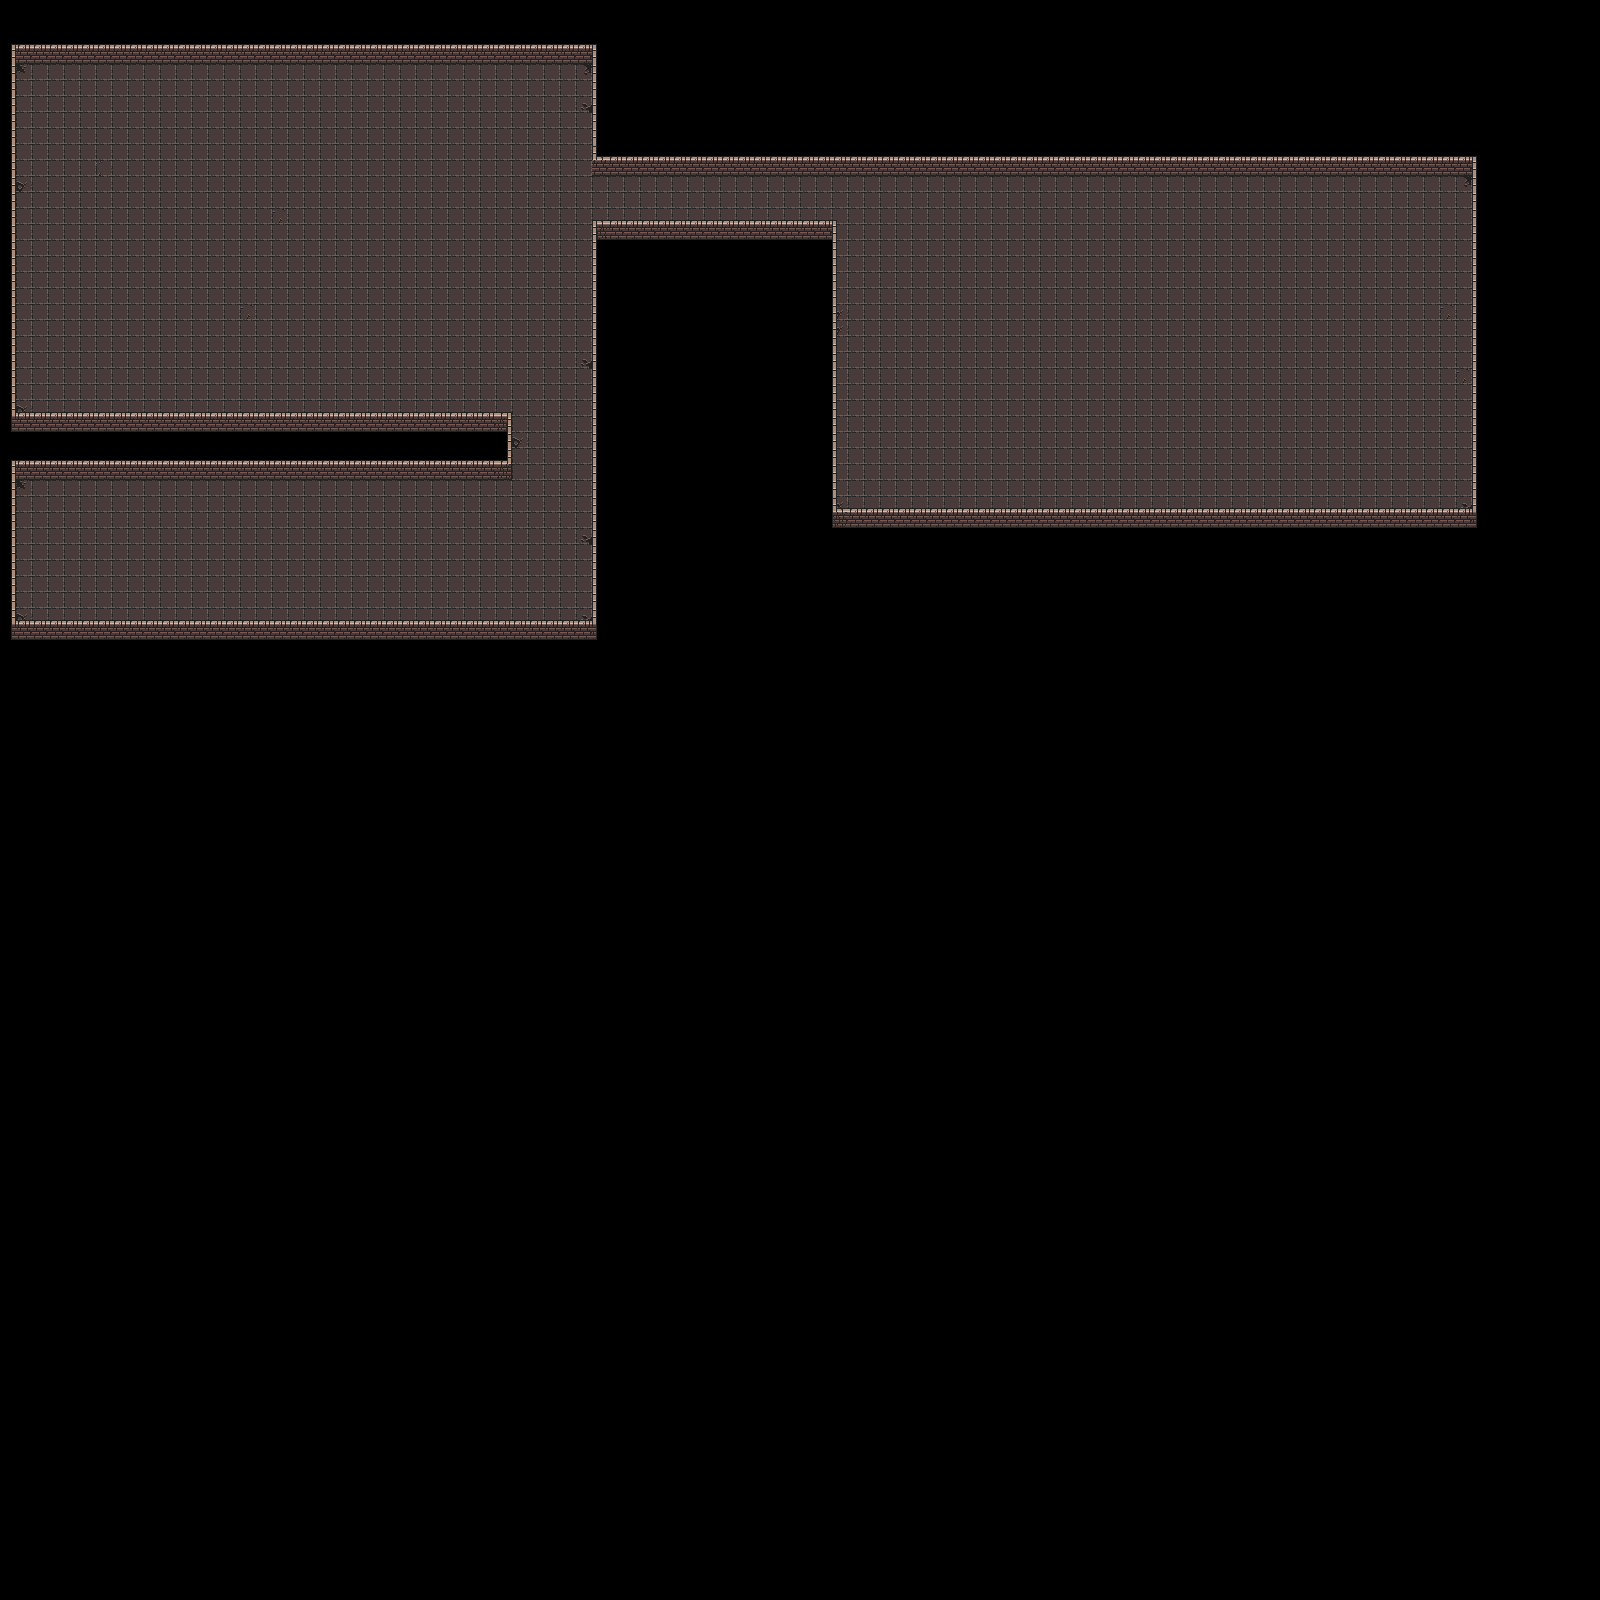

Tiled map render using the project's own tile images. Description and the map definition, with tile-layer contents summarised, below:
An orthogonal 100x100 tile map with 16x16 px tiles, 2 tile layers (Ground, Walls).

<map version="1.4" tiledversion="1.4.3" orientation="orthogonal" renderorder="right-down" width="100" height="100" tilewidth="16" tileheight="16" infinite="0" nextlayerid="4" nextobjectid="1">
 <editorsettings>
  <export target="../assets/tiles/dungeon_01.json" format="json" />
 </editorsettings>
 <tileset firstgid="1" name="dungeon" tilewidth="16" tileheight="16" tilecount="1024" columns="32">
  <image source="dungeon_tiles.png" width="512" height="512" />
  <tile id="0">
   <properties>
    <property name="collides" type="bool" value="false" />
   </properties>
  </tile>
  <tile id="1">
   <properties>
    <property name="collides" type="bool" value="false" />
   </properties>
  </tile>
  <tile id="2">
   <properties>
    <property name="collides" type="bool" value="false" />
   </properties>
  </tile>
  <tile id="3">
   <properties>
    <property name="collides" type="bool" value="false" />
   </properties>
  </tile>
  <tile id="4">
   <properties>
    <property name="collides" type="bool" value="false" />
   </properties>
  </tile>
  <tile id="5">
   <properties>
    <property name="collides" type="bool" value="false" />
   </properties>
  </tile>
  <tile id="6">
   <properties>
    <property name="collides" type="bool" value="false" />
   </properties>
  </tile>
  <tile id="32">
   <properties>
    <property name="collides" type="bool" value="false" />
   </properties>
  </tile>
  <tile id="33">
   <properties>
    <property name="collides" type="bool" value="true" />
   </properties>
  </tile>
  <tile id="34">
   <properties>
    <property name="collides" type="bool" value="true" />
   </properties>
  </tile>
  <tile id="35">
   <properties>
    <property name="collides" type="bool" value="true" />
   </properties>
  </tile>
  <tile id="36">
   <properties>
    <property name="collides" type="bool" value="false" />
   </properties>
  </tile>
  <tile id="37">
   <properties>
    <property name="collides" type="bool" value="false" />
   </properties>
  </tile>
  <tile id="38">
   <properties>
    <property name="collides" type="bool" value="false" />
   </properties>
  </tile>
  <tile id="64">
   <properties>
    <property name="collides" type="bool" value="false" />
   </properties>
  </tile>
  <tile id="65">
   <properties>
    <property name="collides" type="bool" value="false" />
   </properties>
  </tile>
  <tile id="66">
   <properties>
    <property name="collides" type="bool" value="false" />
   </properties>
  </tile>
  <tile id="67">
   <properties>
    <property name="collides" type="bool" value="false" />
   </properties>
  </tile>
  <tile id="68">
   <properties>
    <property name="collides" type="bool" value="false" />
   </properties>
  </tile>
  <tile id="69">
   <properties>
    <property name="collides" type="bool" value="false" />
   </properties>
  </tile>
  <tile id="70">
   <properties>
    <property name="collides" type="bool" value="false" />
   </properties>
  </tile>
  <tile id="96">
   <properties>
    <property name="collides" type="bool" value="false" />
   </properties>
  </tile>
  <tile id="97">
   <properties>
    <property name="collides" type="bool" value="false" />
   </properties>
  </tile>
  <tile id="98">
   <properties>
    <property name="collides" type="bool" value="false" />
   </properties>
  </tile>
  <tile id="99">
   <properties>
    <property name="collides" type="bool" value="false" />
   </properties>
  </tile>
  <tile id="100">
   <properties>
    <property name="collides" type="bool" value="false" />
   </properties>
  </tile>
  <tile id="101">
   <properties>
    <property name="collides" type="bool" value="false" />
   </properties>
  </tile>
  <tile id="102">
   <properties>
    <property name="collides" type="bool" value="false" />
   </properties>
  </tile>
  <tile id="128">
   <properties>
    <property name="collides" type="bool" value="false" />
   </properties>
  </tile>
  <tile id="129">
   <properties>
    <property name="collides" type="bool" value="false" />
   </properties>
  </tile>
  <tile id="130">
   <properties>
    <property name="collides" type="bool" value="false" />
   </properties>
  </tile>
  <tile id="131">
   <properties>
    <property name="collides" type="bool" value="false" />
   </properties>
  </tile>
  <tile id="132">
   <properties>
    <property name="collides" type="bool" value="false" />
   </properties>
  </tile>
  <tile id="133">
   <properties>
    <property name="collides" type="bool" value="false" />
   </properties>
  </tile>
  <tile id="134">
   <properties>
    <property name="collides" type="bool" value="false" />
   </properties>
  </tile>
  <tile id="160">
   <properties>
    <property name="collides" type="bool" value="false" />
   </properties>
  </tile>
  <tile id="161">
   <properties>
    <property name="collides" type="bool" value="false" />
   </properties>
  </tile>
  <tile id="162">
   <properties>
    <property name="collides" type="bool" value="false" />
   </properties>
  </tile>
  <tile id="163">
   <properties>
    <property name="collides" type="bool" value="false" />
   </properties>
  </tile>
  <tile id="164">
   <properties>
    <property name="collides" type="bool" value="false" />
   </properties>
  </tile>
  <tile id="165">
   <properties>
    <property name="collides" type="bool" value="false" />
   </properties>
  </tile>
  <tile id="166">
   <properties>
    <property name="collides" type="bool" value="false" />
   </properties>
  </tile>
  <tile id="192">
   <properties>
    <property name="collides" type="bool" value="false" />
   </properties>
  </tile>
  <tile id="193">
   <properties>
    <property name="collides" type="bool" value="false" />
   </properties>
  </tile>
  <tile id="194">
   <properties>
    <property name="collides" type="bool" value="false" />
   </properties>
  </tile>
  <tile id="195">
   <properties>
    <property name="collides" type="bool" value="false" />
   </properties>
  </tile>
  <tile id="196">
   <properties>
    <property name="collides" type="bool" value="false" />
   </properties>
  </tile>
  <tile id="197">
   <properties>
    <property name="collides" type="bool" value="false" />
   </properties>
  </tile>
  <tile id="198">
   <properties>
    <property name="collides" type="bool" value="false" />
   </properties>
  </tile>
  <tile id="224">
   <properties>
    <property name="collides" type="bool" value="false" />
   </properties>
  </tile>
  <tile id="225">
   <properties>
    <property name="collides" type="bool" value="false" />
   </properties>
  </tile>
  <tile id="226">
   <properties>
    <property name="collides" type="bool" value="false" />
   </properties>
  </tile>
  <tile id="227">
   <properties>
    <property name="collides" type="bool" value="false" />
   </properties>
  </tile>
  <tile id="228">
   <properties>
    <property name="collides" type="bool" value="false" />
   </properties>
  </tile>
  <tile id="229">
   <properties>
    <property name="collides" type="bool" value="false" />
   </properties>
  </tile>
  <tile id="230">
   <properties>
    <property name="collides" type="bool" value="false" />
   </properties>
  </tile>
  <tile id="256">
   <properties>
    <property name="collides" type="bool" value="true" />
   </properties>
  </tile>
  <tile id="257">
   <properties>
    <property name="collides" type="bool" value="true" />
   </properties>
  </tile>
  <tile id="258">
   <properties>
    <property name="collides" type="bool" value="true" />
   </properties>
  </tile>
  <tile id="259">
   <properties>
    <property name="collides" type="bool" value="true" />
   </properties>
  </tile>
  <tile id="260">
   <properties>
    <property name="collides" type="bool" value="false" />
   </properties>
  </tile>
  <tile id="261">
   <properties>
    <property name="collides" type="bool" value="false" />
   </properties>
  </tile>
  <tile id="262">
   <properties>
    <property name="collides" type="bool" value="false" />
   </properties>
  </tile>
  <tile id="288">
   <properties>
    <property name="collides" type="bool" value="true" />
   </properties>
  </tile>
  <tile id="289">
   <properties>
    <property name="collides" type="bool" value="true" />
   </properties>
  </tile>
  <tile id="290">
   <properties>
    <property name="collides" type="bool" value="true" />
   </properties>
  </tile>
  <tile id="291">
   <properties>
    <property name="collides" type="bool" value="true" />
   </properties>
  </tile>
  <tile id="292">
   <properties>
    <property name="collides" type="bool" value="false" />
   </properties>
  </tile>
  <tile id="293">
   <properties>
    <property name="collides" type="bool" value="false" />
   </properties>
  </tile>
  <tile id="294">
   <properties>
    <property name="collides" type="bool" value="false" />
   </properties>
  </tile>
  <tile id="320">
   <properties>
    <property name="collides" type="bool" value="false" />
   </properties>
  </tile>
  <tile id="321">
   <properties>
    <property name="collides" type="bool" value="false" />
   </properties>
  </tile>
  <tile id="322">
   <properties>
    <property name="collides" type="bool" value="true" />
   </properties>
  </tile>
  <tile id="323">
   <properties>
    <property name="collides" type="bool" value="true" />
   </properties>
  </tile>
  <tile id="324">
   <properties>
    <property name="collides" type="bool" value="false" />
   </properties>
  </tile>
  <tile id="325">
   <properties>
    <property name="collides" type="bool" value="false" />
   </properties>
  </tile>
  <tile id="326">
   <properties>
    <property name="collides" type="bool" value="false" />
   </properties>
  </tile>
  <tile id="352">
   <properties>
    <property name="collides" type="bool" value="false" />
   </properties>
  </tile>
  <tile id="353">
   <properties>
    <property name="collides" type="bool" value="false" />
   </properties>
  </tile>
  <tile id="354">
   <properties>
    <property name="collides" type="bool" value="false" />
   </properties>
  </tile>
  <tile id="355">
   <properties>
    <property name="collides" type="bool" value="false" />
   </properties>
  </tile>
  <tile id="356">
   <properties>
    <property name="collides" type="bool" value="false" />
   </properties>
  </tile>
  <tile id="357">
   <properties>
    <property name="collides" type="bool" value="false" />
   </properties>
  </tile>
  <tile id="358">
   <properties>
    <property name="collides" type="bool" value="false" />
   </properties>
  </tile>
  <tile id="384">
   <properties>
    <property name="collides" type="bool" value="false" />
   </properties>
  </tile>
  <tile id="385">
   <properties>
    <property name="collides" type="bool" value="false" />
   </properties>
  </tile>
  <tile id="386">
   <properties>
    <property name="collides" type="bool" value="false" />
   </properties>
  </tile>
  <tile id="387">
   <properties>
    <property name="collides" type="bool" value="false" />
   </properties>
  </tile>
  <tile id="388">
   <properties>
    <property name="collides" type="bool" value="false" />
   </properties>
  </tile>
  <tile id="389">
   <properties>
    <property name="collides" type="bool" value="false" />
   </properties>
  </tile>
  <tile id="390">
   <properties>
    <property name="collides" type="bool" value="false" />
   </properties>
  </tile>
  <tile id="416">
   <properties>
    <property name="collides" type="bool" value="false" />
   </properties>
  </tile>
  <tile id="417">
   <properties>
    <property name="collides" type="bool" value="false" />
   </properties>
  </tile>
  <tile id="418">
   <properties>
    <property name="collides" type="bool" value="false" />
   </properties>
  </tile>
  <tile id="419">
   <properties>
    <property name="collides" type="bool" value="false" />
   </properties>
  </tile>
  <tile id="420">
   <properties>
    <property name="collides" type="bool" value="false" />
   </properties>
  </tile>
  <tile id="421">
   <properties>
    <property name="collides" type="bool" value="false" />
   </properties>
  </tile>
  <tile id="422">
   <properties>
    <property name="collides" type="bool" value="false" />
   </properties>
  </tile>
  <tile id="448">
   <properties>
    <property name="collides" type="bool" value="false" />
   </properties>
  </tile>
  <tile id="449">
   <properties>
    <property name="collides" type="bool" value="false" />
   </properties>
  </tile>
  <tile id="450">
   <properties>
    <property name="collides" type="bool" value="false" />
   </properties>
  </tile>
  <tile id="451">
   <properties>
    <property name="collides" type="bool" value="false" />
   </properties>
  </tile>
  <tile id="452">
   <properties>
    <property name="collides" type="bool" value="false" />
   </properties>
  </tile>
  <tile id="453">
   <properties>
    <property name="collides" type="bool" value="false" />
   </properties>
  </tile>
  <tile id="454">
   <properties>
    <property name="collides" type="bool" value="false" />
   </properties>
  </tile>
  <tile id="480">
   <properties>
    <property name="collides" type="bool" value="false" />
   </properties>
  </tile>
  <tile id="481">
   <properties>
    <property name="collides" type="bool" value="false" />
   </properties>
  </tile>
  <tile id="482">
   <properties>
    <property name="collides" type="bool" value="false" />
   </properties>
  </tile>
  <tile id="483">
   <properties>
    <property name="collides" type="bool" value="false" />
   </properties>
  </tile>
  <tile id="484">
   <properties>
    <property name="collides" type="bool" value="false" />
   </properties>
  </tile>
  <tile id="485">
   <properties>
    <property name="collides" type="bool" value="false" />
   </properties>
  </tile>
  <tile id="486">
   <properties>
    <property name="collides" type="bool" value="false" />
   </properties>
  </tile>
 </tileset>
 <layer id="3" name="Ground" width="100" height="100">
  <data>[10000 cells, 2021 non-empty, 7 distinct tile ids]</data>
 </layer>
 <layer id="1" name="Walls" width="100" height="100">
  <data>[10000 cells, 600 non-empty, 16 distinct tile ids]</data>
 </layer>
</map>
